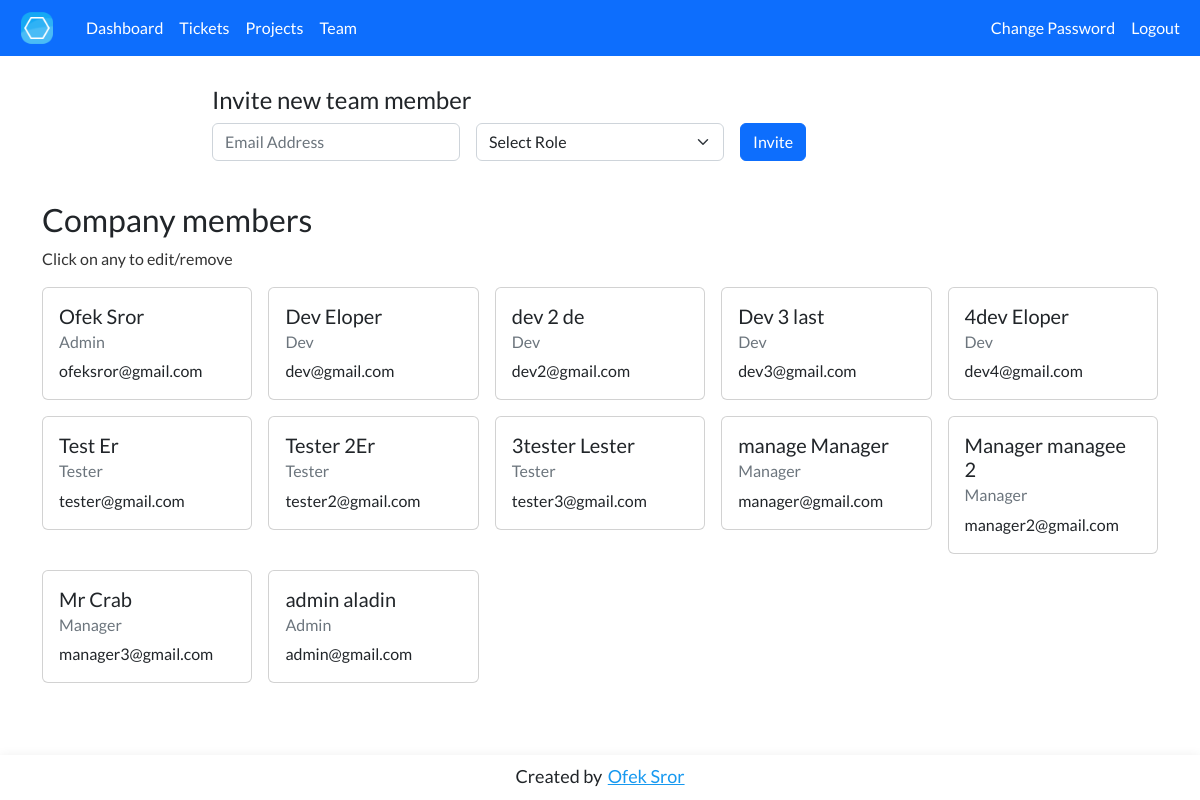
The app's page /control/team (signed in) with its own data.
### tables this page shows
CREATE TABLE users (
    id INTEGER PRIMARY KEY,
    first_name TEXT,
    last_name TEXT,
    email TEXT,
    password_hash TEXT NOT NULL,
    slack TEXT,
    role TEXT,
    company_id INTEGER,
    FOREIGN KEY(company_id) REFERENCES companies(id)
);

### app.py (the view)
@app.route("/control/team", methods = ["GET", "POST"]) #/test/team
@login_required
def userManagement():
    if request.method == 'POST':
        email = request.form.get('changeRoleEmail')
        role = request.form.get('user-EditRole')
        cursor.execute("UPDATE users SET role = ? WHERE email = ?", (role, email,))
        db.commit()
        flash("Role was updated for user")
        return redirect('/control/team')
    else:
        if session['role'] != 'admin':
            return redirect('/')
        raw_users = cursor.execute("SELECT * FROM users WHERE company_id = ?", (session['company'],)).fetchall()
        users = []
        for raw_user in raw_users:
            users.append({
                "id": raw_user[0],
                "first": raw_user[1],
                "last": raw_user[2],
                "email": raw_user[3],
                "slack": raw_user[5],
                "role": raw_user[6]
             })
        return render_template('users.html', Users=users)

### helpers.py (called while the page is built)
def login_required(f):
    @wraps(f)
    def decorated_function(*args, **kwargs):
        if session.get("user_id") is None:
            return redirect("/account/login")
        session['company'] = t_cursor.execute('SELECT company_id FROM users WHERE id = ?', (session['user_id'],)).fetchall()[0][0]
        session['role'] = t_cursor.execute('SELECT role FROM users WHERE id = ?', (session['user_id'],)).fetchall()[0][0]
        t_db.commit()
        if session['company'] is None:
            return redirect('/account/wait')
        if session['role'] is None:
            return redirect('/account/wait')
        return f(*args, **kwargs)
    return decorated_function

### templates/users.html (shortened to what this page needs)
{% extends "layout.html" %}
{% block nav %}
    <li class="nav-item">
        <a class="nav-link active" aria-current="page" href="/control/tickets">Tickets</a>
    </li>
    <li class="nav-item">
        <a class="nav-link active" aria-current="page" href="/control/projects">Projects</a>
    </li>
    <li class="nav-item">
        <a class="nav-link active" aria-current="page" href="/control/team">Team</a>
    </li>
{% endblock %}
{% block main %}
    <div id='inviteNewUser' class="container-sm" style="max-width: 800px; margin-top: 30px; margin-bottom: 30px;">
        <h4>Invite new team member</h4>
        <form action="/control/new/member" method="post" class="row g-3">
            <div class="col">
                <input type="email" id="email" name="email" class="form-control" placeholder="Email Address" placeholder="name@example.com" required autocomplete="off">
            </div>
            <div class="col">
                <select required name="role" id="role" class="form-select">
                    <option value="" disabled selected hidden>Select Role</option>
                </select>
            </div>
            <div class="col">
                <button type="submit" id="invite" class="btn btn-primary">Invite</button>
            </div>
        </form>
    </div>
    <div class="container-lg" style="margin-top: 40px;">
        <h2>Company members</h2>
        <p style="color: rgb(51, 51, 51)">Click on any to edit/remove</p>
        <div class="row row-cols-2 row-cols-sm-3 row-cols-md-4 row-cols-lg-5 g-3">
            {% for User in Users %}
                <div class="col">
                    <div id="user{{ User.id }}" class="card" data-bs-toggle="modal" data-bs-target="#userSettingsModal" data-bs-fullname="{{ User.first }} {{ User.last }}" data-bs-email="{{ User.email }}" data-bs-slack="{{ User.slack }}" data-bs-role="{{ User.role }}" style="cursor: pointer;">
                        <div class="card-body">
                            <h5 class="card-title">{{ User.first }} {{ User.last }}</h5>
                            <h6 class="card-subtitle mb-2 text-muted">{{ User.role | capitalize }}</h6>
                            <p class="card-text">{{ User.email }}</p>
                        </div>
                    </div>
                </div>
            {% endfor %}
        </div>
    </div>
{% endblock %}

### templates/layout.html (style rules this page uses)
body { font-family: 'Lato', sans-serif; }

### templates/users.html (style rules this page uses)
.card { transition-duration: 0.3s; }

### records on screen
users: first "Ofek", last "Sror", role "Admin", email "ofeksror@gmail.com"
users: first "Dev", last "Eloper", role "Dev", email "dev@gmail.com"
users: first "dev 2", last "de", role "Dev", email "dev2@gmail.com"
users: first "Dev 3", last "last", role "Dev", email "dev3@gmail.com"
users: first "4dev", last "Eloper", role "Dev", email "dev4@gmail.com"
users: first "Test", last "Er", role "Tester", email "tester@gmail.com"
users: first "Tester", last "2Er", role "Tester", email "tester2@gmail.com"
users: first "3tester", last "Lester", role "Tester", email "tester3@gmail.com"
users: first "manage", last "Manager", role "Manager", email "manager@gmail.com"
users: first "Manager", last "managee 2", role "Manager", email "manager2@gmail.com"
users: first "Mr", last "Crab", role "Manager", email "manager3@gmail.com"
users: first "admin", last "aladin", role "Admin", email "admin@gmail.com"
